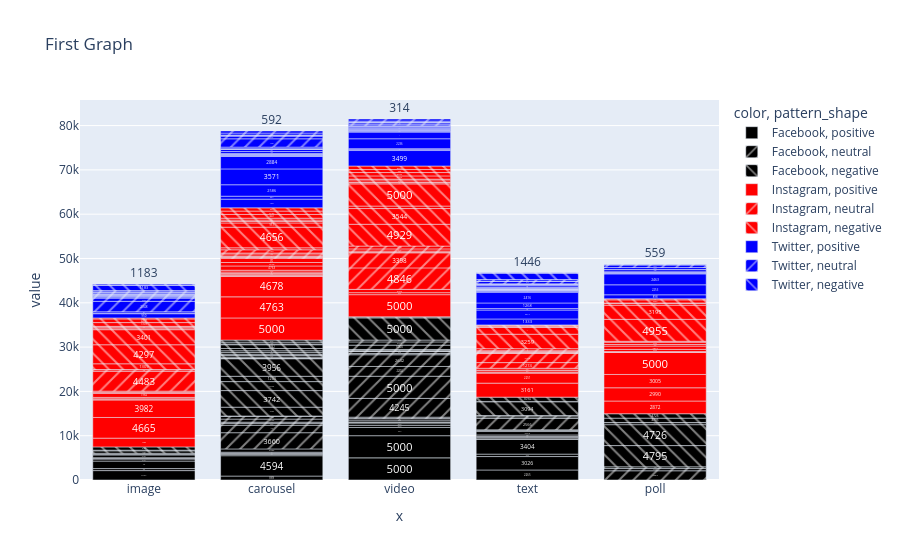

The notebook cell saved with this chart:
### Code cell
px.bar(x=df.post_type, y=[df.likes,df.comments, df.shares], title="First Graph",text=df.likes, color=df.platform
       , color_discrete_map={"Facebook":"black","Instagram":"red","Twitter":"blue"}, hover_data=[df.post_day,df.sentiment_score]
      ,pattern_shape=df.sentiment_score, barmode="relative")

### Figure 1 — Plotly figure (JSON) as saved in the notebook; plotly's stock layout.template omitted (floating-point values rounded to 4 significant figures)
{"data": [{"alignmentgroup": "True", "customdata": [["Thursday", "positive"], ["Monday", "positive"], ["Thursday", "positive"], ["Friday", "positive"], ["Saturday", "positive"], ["Tuesday", "positive"], ["Tuesday", "positive"], ["Wednesday", "positive"], ["Sunday", "positive"], ["Wednesday", "positive"], ["Thursday", "positive"], ["Monday", "positive"], ["Thursday", "positive"], ["Monday", "positive"], ["Thursday", "positive"], ["Friday", "positive"], ["Saturday", "positive"], ["Tuesday", "positive"], ["Tuesday", "positive"], ["Wednesday", "positive"], ["Sunday", "positive"], ["Wednesday", "positive"], ["Thursday", "positive"], ["Monday", "positive"], ["Thursday", "positive"], ["Monday", "positive"], ["Thursday", "positive"], ["Friday", "positive"], ["Saturday", "positive"], ["Tuesday", "positive"], ["Tuesday", "positive"], ["Wednesday", "positive"], ["Sunday", "positive"], ["Wednesday", "positive"], ["Thursday", "positive"], ["Monday", "positive"]], "hovertemplate": "color=Facebook<br>pattern_shape=positive<br>x=%{x}<br>value=%{y}<br>text=%{text}<br>hover_data_0=%{customdata[0]}<br>hover_data_1=%{customdata[1]}<extra></extra>", "legendgroup": "Facebook, positive", "marker": {"color": "black", "pattern": {"shape": ""}}, "name": "Facebook, positive", "offsetgroup": "Facebook, positive", "orientation": "v", "showlegend": true, "text": [2121, 889, 455, 4594, 5000, 2265, 3026, 5000, 553, 3404, 1857, 1694, 2121, 889, 455, 4594, 5000, 2265, 3026, 5000, 553, 3404, 1857, 1694, 2121, 889, 455, 4594, 5000, 2265, 3026, 5000, 553, 3404, 1857, 1694], "textposition": "auto", "type": "bar", "x": ["image", "carousel", "image", "carousel", "video", "text", "text", "video", "text", "text", "video", "image", "image", "carousel", "image", "carousel", "video", "text", "text", "video", "text", "text", "video", "image", "image", "carousel", "image", "carousel", "video", "text", "text", "video", "text", "text", "video", "image"], "xaxis": "x", "y": [2121, 889, 455, 4594, 5000, 2265, 3026, 5000, 553, 3404, 1857, 1694, 474, 314, 86, 216, 500, 39, 11, 500, 320, 244, 216, 207, 628, 262, 79, 739, 43, 318, 761, 404, 312, 67, 344, 290], "yaxis": "y"}, {"alignmentgroup": "True", "customdata": [["Sunday", "neutral"], ["Tuesday", "neutral"], ["Wednesday", "neutral"], ["Thursday", "neutral"], ["Sunday", "neutral"], ["Wednesday", "neutral"], ["Friday", "neutral"], ["Wednesday", "neutral"], ["Thursday", "neutral"], ["Sunday", "neutral"], ["Tuesday", "neutral"], ["Wednesday", "neutral"], ["Thursday", "neutral"], ["Sunday", "neutral"], ["Wednesday", "neutral"], ["Friday", "neutral"], ["Wednesday", "neutral"], ["Thursday", "neutral"], ["Sunday", "neutral"], ["Tuesday", "neutral"], ["Wednesday", "neutral"], ["Thursday", "neutral"], ["Sunday", "neutral"], ["Wednesday", "neutral"], ["Friday", "neutral"], ["Wednesday", "neutral"], ["Thursday", "neutral"]], "hovertemplate": "color=Facebook<br>pattern_shape=neutral<br>x=%{x}<br>value=%{y}<br>text=%{text}<br>hover_data_0=%{customdata[0]}<br>hover_data_1=%{customdata[1]}<extra></extra>", "legendgroup": "Facebook, neutral", "marker": {"color": "black", "pattern": {"shape": "/"}}, "name": "Facebook, neutral", "offsetgroup": "Facebook, neutral", "orientation": "v", "showlegend": true, "text": [3660, 317, 2083, 4245, 5000, 2204, 1690, 2642, 2566, 3660, 317, 2083, 4245, 5000, 2204, 1690, 2642, 2566, 3660, 317, 2083, 4245, 5000, 2204, 1690, 2642, 2566], "textposition": "auto", "type": "bar", "x": ["carousel", "video", "poll", "video", "video", "video", "carousel", "video", "text", "carousel", "video", "poll", "video", "video", "video", "carousel", "video", "text", "carousel", "video", "poll", "video", "video", "video", "carousel", "video", "text"], "xaxis": "x", "y": [3660, 317, 2083, 4245, 5000, 2204, 1690, 2642, 2566, 432, 249, 500, 59, 430, 116, 257, 33, 368, 694, 221, 388, 83, 980, 728, 656, 413, 304], "yaxis": "y"}, {"alignmentgroup": "True", "customdata": [["Saturday", "negative"], ["Thursday", "negative"], ["Saturday", "negative"], ["Sunday", "negative"], ["Tuesday", "negative"], ["Wednesday", "negative"], ["Friday", "negative"], ["Sunday", "negative"], ["Monday", "negative"], ["Tuesday", "negative"], ["Friday", "negative"], ["Saturday", "negative"], ["Thursday", "negative"], ["Saturday", "negative"], ["Sunday", "negative"], ["Tuesday", "negative"], ["Wednesday", "negative"], ["Friday", "negative"], ["Sunday", "negative"], ["Monday", "negative"], ["Tuesday", "negative"], ["Friday", "negative"], ["Saturday", "negative"], ["Thursday", "negative"], ["Saturday", "negative"], ["Sunday", "negative"], ["Tuesday", "negative"], ["Wednesday", "negative"], ["Friday", "negative"], ["Sunday", "negative"], ["Monday", "negative"], ["Tuesday", "negative"], ["Friday", "negative"]], "hovertemplate": "color=Facebook<br>pattern_shape=negative<br>x=%{x}<br>value=%{y}<br>text=%{text}<br>hover_data_0=%{customdata[0]}<br>hover_data_1=%{customdata[1]}<extra></extra>", "legendgroup": "Facebook, negative", "marker": {"color": "black", "pattern": {"shape": "\\"}}, "name": "Facebook, negative", "offsetgroup": "Facebook, negative", "orientation": "v", "showlegend": true, "text": [45, 1992, 548, 4795, 4726, 5000, 3742, 2026, 3094, 1203, 3956, 45, 1992, 548, 4795, 4726, 5000, 3742, 2026, 3094, 1203, 3956, 45, 1992, 548, 4795, 4726, 5000, 3742, 2026, 3094, 1203, 3956], "textposition": "auto", "type": "bar", "x": ["carousel", "carousel", "image", "poll", "poll", "video", "carousel", "carousel", "text", "carousel", "carousel", "carousel", "carousel", "image", "poll", "poll", "video", "carousel", "carousel", "text", "carousel", "carousel", "carousel", "carousel", "image", "poll", "poll", "video", "carousel", "carousel", "text", "carousel", "carousel"], "xaxis": "x", "y": [45, 1992, 548, 4795, 4726, 5000, 3742, 2026, 3094, 1203, 3956, 78, 70, 153, 449, 44, 232, 227, 390, 86, 263, 402, 375, 515, 731, 978, 993, 16, 849, 165, 965, 417, 462], "yaxis": "y"}, {"alignmentgroup": "True", "customdata": [["Sunday", "positive"], ["Wednesday", "positive"], ["Sunday", "positive"], ["Friday", "positive"], ["Saturday", "positive"], ["Tuesday", "positive"], ["Friday", "positive"], ["Wednesday", "positive"], ["Friday", "positive"], ["Thursday", "positive"], ["Wednesday", "positive"], ["Tuesday", "positive"], ["Wednesday", "positive"], ["Friday", "positive"], ["Sunday", "positive"], ["Wednesday", "positive"], ["Sunday", "positive"], ["Friday", "positive"], ["Saturday", "positive"], ["Tuesday", "positive"], ["Friday", "positive"], ["Wednesday", "positive"], ["Friday", "positive"], ["Thursday", "positive"], ["Wednesday", "positive"], ["Tuesday", "positive"], ["Wednesday", "positive"], ["Friday", "positive"], ["Sunday", "positive"], ["Wednesday", "positive"], ["Sunday", "positive"], ["Friday", "positive"], ["Saturday", "positive"], ["Tuesday", "positive"], ["Friday", "positive"], ["Wednesday", "positive"], ["Friday", "positive"], ["Thursday", "positive"], ["Wednesday", "positive"], ["Tuesday", "positive"], ["Wednesday", "positive"], ["Friday", "positive"]], "hovertemplate": "color=Instagram<br>pattern_shape=positive<br>x=%{x}<br>value=%{y}<br>text=%{text}<br>hover_data_0=%{customdata[0]}<br>hover_data_1=%{customdata[1]}<extra></extra>", "legendgroup": "Instagram, positive", "marker": {"color": "red", "pattern": {"shape": ""}}, "name": "Instagram, positive", "offsetgroup": "Instagram, positive", "orientation": "v", "showlegend": true, "text": [1982, 2872, 5000, 3161, 4665, 2251, 4763, 3982, 5000, 2990, 4678, 3005, 36, 5000, 1982, 2872, 5000, 3161, 4665, 2251, 4763, 3982, 5000, 2990, 4678, 3005, 36, 5000, 1982, 2872, 5000, 3161, 4665, 2251, 4763, 3982, 5000, 2990, 4678, 3005, 36, 5000], "textposition": "auto", "type": "bar", "x": ["image", "poll", "carousel", "text", "image", "text", "carousel", "image", "video", "poll", "carousel", "poll", "carousel", "poll", "image", "poll", "carousel", "text", "image", "text", "carousel", "image", "video", "poll", "carousel", "poll", "carousel", "poll", "image", "poll", "carousel", "text", "image", "text", "carousel", "image", "video", "poll", "carousel", "poll", "carousel", "poll"], "xaxis": "x", "y": [1982, 2872, 5000, 3161, 4665, 2251, 4763, 3982, 5000, 2990, 4678, 3005, 36, 5000, 30, 10, 80, 162, 202, 380, 332, 314, 454, 30, 189, 124, 294, 500, 906, 736, 399, 137, 183, 427, 956, 326, 744, 365, 785, 517, 911, 204], "yaxis": "y"}, {"alignmentgroup": "True", "customdata": [["Friday", "neutral"], ["Saturday", "neutral"], ["Thursday", "neutral"], ["Wednesday", "neutral"], ["Monday", "neutral"], ["Thursday", "neutral"], ["Tuesday", "neutral"], ["Tuesday", "neutral"], ["Friday", "neutral"], ["Saturday", "neutral"], ["Thursday", "neutral"], ["Wednesday", "neutral"], ["Monday", "neutral"], ["Thursday", "neutral"], ["Tuesday", "neutral"], ["Tuesday", "neutral"], ["Friday", "neutral"], ["Saturday", "neutral"], ["Thursday", "neutral"], ["Wednesday", "neutral"], ["Monday", "neutral"], ["Thursday", "neutral"], ["Tuesday", "neutral"], ["Tuesday", "neutral"]], "hovertemplate": "color=Instagram<br>pattern_shape=neutral<br>x=%{x}<br>value=%{y}<br>text=%{text}<br>hover_data_0=%{customdata[0]}<br>hover_data_1=%{customdata[1]}<extra></extra>", "legendgroup": "Instagram, neutral", "marker": {"color": "red", "pattern": {"shape": "/"}}, "name": "Instagram, neutral", "offsetgroup": "Instagram, neutral", "orientation": "v", "showlegend": true, "text": [256, 1274, 4846, 130, 3398, 2153, 15, 4483, 256, 1274, 4846, 130, 3398, 2153, 15, 4483, 256, 1274, 4846, 130, 3398, 2153, 15, 4483], "textposition": "auto", "type": "bar", "x": ["carousel", "text", "video", "carousel", "video", "text", "text", "image", "carousel", "text", "video", "carousel", "video", "text", "text", "image", "carousel", "text", "video", "carousel", "video", "text", "text", "image"], "xaxis": "x", "y": [256, 1274, 4846, 130, 3398, 2153, 15, 4483, 186, 45, 134, 452, 261, 81, 70, 357, 211, 216, 498, 724, 630, 114, 454, 25], "yaxis": "y"}, {"alignmentgroup": "True", "customdata": [["Tuesday", "negative"], ["Tuesday", "negative"], ["Friday", "negative"], ["Thursday", "negative"], ["Thursday", "negative"], ["Wednesday", "negative"], ["Saturday", "negative"], ["Monday", "negative"], ["Sunday", "negative"], ["Thursday", "negative"], ["Sunday", "negative"], ["Wednesday", "negative"], ["Sunday", "negative"], ["Sunday", "negative"], ["Tuesday", "negative"], ["Tuesday", "negative"], ["Friday", "negative"], ["Thursday", "negative"], ["Thursday", "negative"], ["Wednesday", "negative"], ["Saturday", "negative"], ["Monday", "negative"], ["Sunday", "negative"], ["Thursday", "negative"], ["Sunday", "negative"], ["Wednesday", "negative"], ["Sunday", "negative"], ["Sunday", "negative"], ["Tuesday", "negative"], ["Tuesday", "negative"], ["Friday", "negative"], ["Thursday", "negative"], ["Thursday", "negative"], ["Wednesday", "negative"], ["Saturday", "negative"], ["Monday", "negative"], ["Sunday", "negative"], ["Thursday", "negative"], ["Sunday", "negative"], ["Wednesday", "negative"], ["Sunday", "negative"], ["Sunday", "negative"]], "hovertemplate": "color=Instagram<br>pattern_shape=negative<br>x=%{x}<br>value=%{y}<br>text=%{text}<br>hover_data_0=%{customdata[0]}<br>hover_data_1=%{customdata[1]}<extra></extra>", "legendgroup": "Instagram, negative", "marker": {"color": "red", "pattern": {"shape": "\\"}}, "name": "Instagram, negative", "offsetgroup": "Instagram, negative", "orientation": "v", "showlegend": true, "text": [4955, 1309, 447, 4929, 3259, 1551, 4297, 3401, 3544, 560, 4656, 5000, 3195, 951, 4955, 1309, 447, 4929, 3259, 1551, 4297, 3401, 3544, 560, 4656, 5000, 3195, 951, 4955, 1309, 447, 4929, 3259, 1551, 4297, 3401, 3544, 560, 4656, 5000, 3195, 951], "textposition": "auto", "type": "bar", "x": ["poll", "image", "carousel", "video", "text", "text", "image", "image", "video", "video", "carousel", "video", "poll", "carousel", "poll", "image", "carousel", "video", "text", "text", "image", "image", "video", "video", "carousel", "video", "poll", "carousel", "poll", "image", "carousel", "video", "text", "text", "image", "image", "video", "video", "carousel", "video", "poll", "carousel"], "xaxis": "x", "y": [4955, 1309, 447, 4929, 3259, 1551, 4297, 3401, 3544, 560, 4656, 5000, 3195, 951, 408, 201, 333, 252, 50, 206, 360, 190, 167, 486, 314, 173, 109, 432, 688, 852, 845, 730, 177, 127, 825, 230, 761, 677, 757, 792, 243, 734], "yaxis": "y"}, {"alignmentgroup": "True", "customdata": [["Tuesday", "positive"], ["Thursday", "positive"], ["Saturday", "positive"], ["Monday", "positive"], ["Monday", "positive"], ["Monday", "positive"], ["Wednesday", "positive"], ["Wednesday", "positive"], ["Thursday", "positive"], ["Tuesday", "positive"], ["Wednesday", "positive"], ["Friday", "positive"], ["Friday", "positive"], ["Tuesday", "positive"], ["Friday", "positive"], ["Sunday", "positive"], ["Wednesday", "positive"], ["Saturday", "positive"], ["Wednesday", "positive"], ["Saturday", "positive"], ["Tuesday", "positive"], ["Thursday", "positive"], ["Saturday", "positive"], ["Monday", "positive"], ["Monday", "positive"], ["Monday", "positive"], ["Wednesday", "positive"], ["Wednesday", "positive"], ["Thursday", "positive"], ["Tuesday", "positive"], ["Wednesday", "positive"], ["Friday", "positive"], ["Friday", "positive"], ["Tuesday", "positive"], ["Friday", "positive"], ["Sunday", "positive"], ["Wednesday", "positive"], ["Saturday", "positive"], ["Wednesday", "positive"], ["Saturday", "positive"], ["Tuesday", "positive"], ["Thursday", "positive"], ["Saturday", "positive"], ["Monday", "positive"], ["Monday", "positive"], ["Monday", "positive"], ["Wednesday", "positive"], ["Wednesday", "positive"], ["Thursday", "positive"], ["Tuesday", "positive"], ["Wednesday", "positive"], ["Friday", "positive"], ["Friday", "positive"], ["Tuesday", "positive"], ["Friday", "positive"], ["Sunday", "positive"], ["Wednesday", "positive"], ["Saturday", "positive"], ["Wednesday", "positive"], ["Saturday", "positive"]], "hovertemplate": "color=Twitter<br>pattern_shape=positive<br>x=%{x}<br>value=%{y}<br>text=%{text}<br>hover_data_0=%{customdata[0]}<br>hover_data_1=%{customdata[1]}<extra></extra>", "legendgroup": "Twitter, positive", "marker": {"color": "blue", "pattern": {"shape": ""}}, "name": "Twitter, positive", "offsetgroup": "Twitter, positive", "orientation": "v", "showlegend": true, "text": [3499, 304, 1333, 2013, 1961, 332, 898, 119, 2253, 2463, 667, 2586, 2236, 1268, 950, 1498, 3571, 2416, 2884, 229, 3499, 304, 1333, 2013, 1961, 332, 898, 119, 2253, 2463, 667, 2586, 2236, 1268, 950, 1498, 3571, 2416, 2884, 229, 3499, 304, 1333, 2013, 1961, 332, 898, 119, 2253, 2463, 667, 2586, 2236, 1268, 950, 1498, 3571, 2416, 2884, 229], "textposition": "auto", "type": "bar", "x": ["video", "video", "text", "text", "carousel", "text", "poll", "video", "poll", "poll", "carousel", "carousel", "video", "text", "image", "video", "carousel", "text", "carousel", "text", "video", "video", "text", "text", "carousel", "text", "poll", "video", "poll", "poll", "carousel", "carousel", "video", "text", "image", "video", "carousel", "text", "carousel", "text", "video", "video", "text", "text", "carousel", "text", "poll", "video", "poll", "poll", "carousel", "carousel", "video", "text", "image", "video", "carousel", "text", "carousel", "text"], "xaxis": "x", "y": [3499, 304, 1333, 2013, 1961, 332, 898, 119, 2253, 2463, 667, 2586, 2236, 1268, 950, 1498, 3571, 2416, 2884, 229, 247, 42, 144, 122, 44, 109, 130, 147, 162, 187, 176, 97, 132, 73, 113, 46, 102, 50, 197, 179, 286, 89, 123, 183, 439, 348, 480, 240, 28, 445, 461, 85, 118, 251, 327, 96, 96, 62, 339, 38], "yaxis": "y"}, {"alignmentgroup": "True", "customdata": [["Thursday", "neutral"], ["Friday", "neutral"], ["Sunday", "neutral"], ["Tuesday", "neutral"], ["Monday", "neutral"], ["Monday", "neutral"], ["Sunday", "neutral"], ["Monday", "neutral"], ["Saturday", "neutral"], ["Friday", "neutral"], ["Thursday", "neutral"], ["Friday", "neutral"], ["Sunday", "neutral"], ["Tuesday", "neutral"], ["Monday", "neutral"], ["Monday", "neutral"], ["Sunday", "neutral"], ["Monday", "neutral"], ["Saturday", "neutral"], ["Friday", "neutral"], ["Thursday", "neutral"], ["Friday", "neutral"], ["Sunday", "neutral"], ["Tuesday", "neutral"], ["Monday", "neutral"], ["Monday", "neutral"], ["Sunday", "neutral"], ["Monday", "neutral"], ["Saturday", "neutral"], ["Friday", "neutral"]], "hovertemplate": "color=Twitter<br>pattern_shape=neutral<br>x=%{x}<br>value=%{y}<br>text=%{text}<br>hover_data_0=%{customdata[0]}<br>hover_data_1=%{customdata[1]}<extra></extra>", "legendgroup": "Twitter, neutral", "marker": {"color": "blue", "pattern": {"shape": "/"}}, "name": "Twitter, neutral", "offsetgroup": "Twitter, neutral", "orientation": "v", "showlegend": true, "text": [1878, 2348, 512, 559, 725, 592, 344, 227, 187, 314, 1878, 2348, 512, 559, 725, 592, 344, 227, 187, 314, 1878, 2348, 512, 559, 725, 592, 344, 227, 187, 314], "textposition": "auto", "type": "bar", "x": ["carousel", "image", "text", "poll", "image", "carousel", "video", "image", "image", "video", "carousel", "image", "text", "poll", "image", "carousel", "video", "image", "image", "video", "carousel", "image", "text", "poll", "image", "carousel", "video", "image", "image", "video"], "xaxis": "x", "y": [1878, 2348, 512, 559, 725, 592, 344, 227, 187, 314, 225, 154, 123, 136, 169, 34, 99, 163, 89, 108, 438, 18, 338, 55, 298, 496, 194, 127, 284, 458], "yaxis": "y"}, {"alignmentgroup": "True", "customdata": [["Thursday", "negative"], ["Friday", "negative"], ["Thursday", "negative"], ["Friday", "negative"], ["Thursday", "negative"], ["Friday", "negative"]], "hovertemplate": "color=Twitter<br>pattern_shape=negative<br>x=%{x}<br>value=%{y}<br>text=%{text}<br>hover_data_0=%{customdata[0]}<br>hover_data_1=%{customdata[1]}<extra></extra>", "legendgroup": "Twitter, negative", "marker": {"color": "blue", "pattern": {"shape": "\\"}}, "name": "Twitter, negative", "offsetgroup": "Twitter, negative", "orientation": "v", "showlegend": true, "text": [1183, 1446, 1183, 1446, 1183, 1446], "textposition": "auto", "type": "bar", "x": ["image", "text", "image", "text", "image", "text"], "xaxis": "x", "y": [1183, 1446, 90, 44, 187, 52], "yaxis": "y"}], "layout": {"barmode": "relative", "legend": {"title": {"text": "color, pattern_shape"}, "tracegroupgap": 0}, "title": {"text": "First Graph"}, "xaxis": {"anchor": "y", "domain": [0, 1], "title": {"text": "x"}}, "yaxis": {"anchor": "x", "domain": [0, 1], "title": {"text": "value"}}}}
